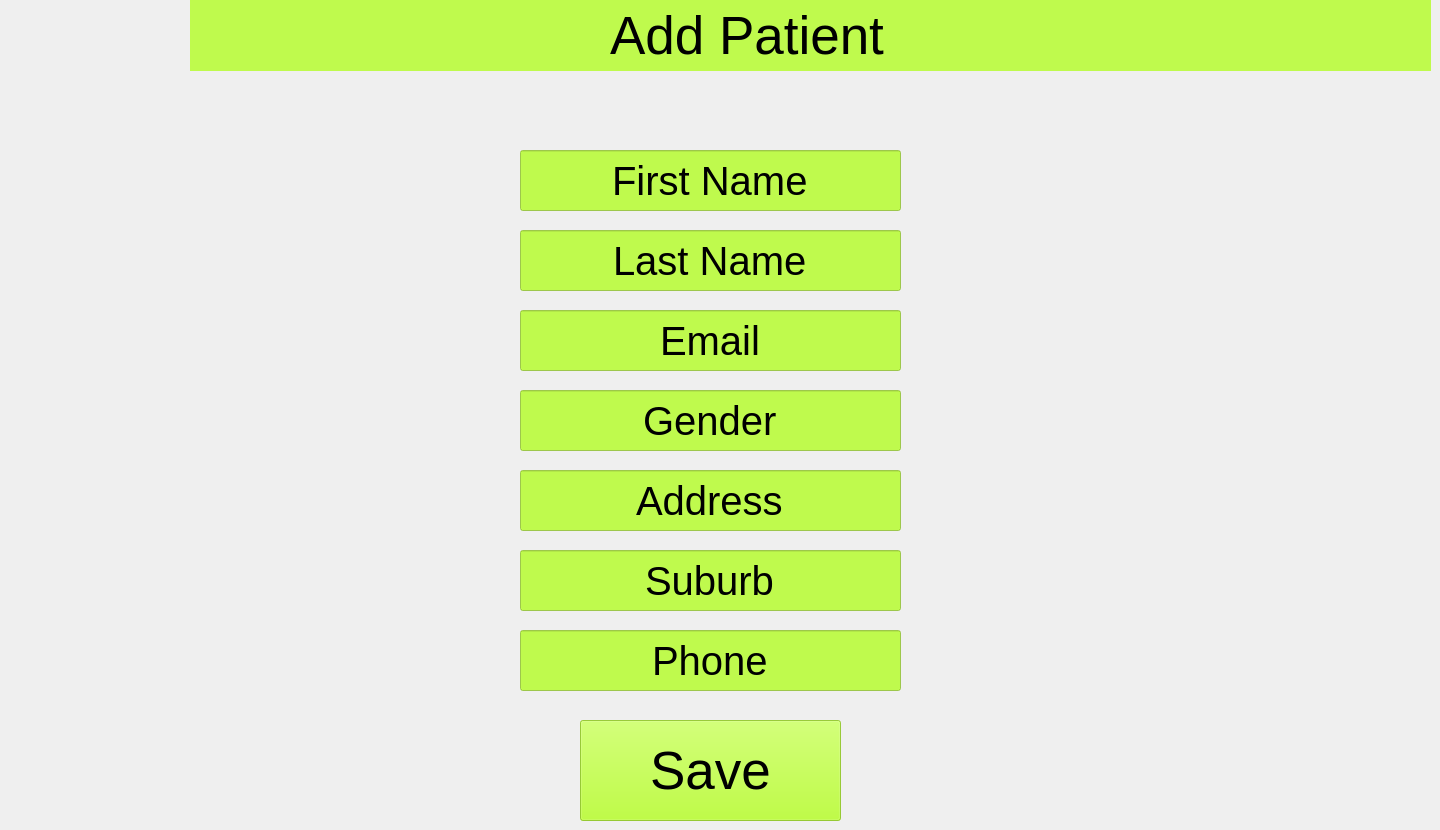
      <widget class="QWidget" name="page_70">
       <widget class="QLabel" name="label_186">
        <property name="geometry">
         <rect>
          <x>190</x>
          <y>0</y>
          <width>1241</width>
          <height>71</height>
         </rect>
        </property>
        <property name="styleSheet">
         <string notr="true">background-color: rgba(172, 255, 10, 180);</string>
        </property>
        <property name="text">
         <string/>
        </property>
       </widget>
       <widget class="QLabel" name="label_187">
        <property name="geometry">
         <rect>
          <x>610</x>
          <y>-20</y>
          <width>461</width>
          <height>111</height>
         </rect>
        </property>
        <property name="font">
         <font>
          <pointsize>40</pointsize>
         </font>
        </property>
        <property name="text">
         <string>Add Patient</string>
        </property>
       </widget>
       <widget class="QLabel" name="label_188">
        <property name="geometry">
         <rect>
          <x>0</x>
          <y>0</y>
          <width>211</width>
          <height>171</height>
         </rect>
        </property>
        <property name="text">
         <string/>
        </property>
        <property name="pixmap">
         <pixmap>../../../../../RTR logo 2.png</pixmap>
        </property>
       </widget>
       <widget class="QLineEdit" name="lineEdit_103">
        <property name="geometry">
         <rect>
          <x>520</x>
          <y>150</y>
          <width>381</width>
          <height>61</height>
         </rect>
        </property>
        <property name="font">
         <font>
          <pointsize>30</pointsize>
         </font>
        </property>
        <property name="styleSheet">
         <string notr="true">background-color: rgba(172, 255, 10, 180);</string>
        </property>
        <property name="text">
         <string>First Name</string>
        </property>
        <property name="alignment">
         <set>Qt::AlignCenter</set>
        </property>
       </widget>
       <widget class="QLineEdit" name="lineEdit_104">
        <property name="geometry">
         <rect>
          <x>520</x>
          <y>230</y>
          <width>381</width>
          <height>61</height>
         </rect>
        </property>
        <property name="font">
         <font>
          <pointsize>30</pointsize>
         </font>
        </property>
        <property name="styleSheet">
         <string notr="true">background-color: rgba(172, 255, 10, 180);</string>
        </property>
        <property name="text">
         <string>Last Name</string>
        </property>
        <property name="alignment">
         <set>Qt::AlignCenter</set>
        </property>
       </widget>
       <widget class="QLineEdit" name="lineEdit_105">
        <property name="geometry">
         <rect>
          <x>520</x>
          <y>310</y>
          <width>381</width>
          <height>61</height>
         </rect>
        </property>
        <property name="font">
         <font>
          <pointsize>30</pointsize>
         </font>
        </property>
        <property name="styleSheet">
         <string notr="true">background-color: rgba(172, 255, 10, 180);</string>
        </property>
        <property name="text">
         <string>Email</string>
        </property>
        <property name="alignment">
         <set>Qt::AlignCenter</set>
        </property>
       </widget>
       <widget class="QLineEdit" name="lineEdit_106">
        <property name="geometry">
         <rect>
          <x>520</x>
          <y>390</y>
          <width>381</width>
          <height>61</height>
         </rect>
        </property>
        <property name="font">
         <font>
          <pointsize>30</pointsize>
         </font>
        </property>
        <property name="styleSheet">
         <string notr="true">background-color: rgba(172, 255, 10, 180);</string>
        </property>
        <property name="text">
         <string>Gender</string>
        </property>
        <property name="alignment">
         <set>Qt::AlignCenter</set>
        </property>
       </widget>
       <widget class="QLineEdit" name="lineEdit_107">
        <property name="geometry">
         <rect>
          <x>520</x>
          <y>470</y>
          <width>381</width>
          <height>61</height>
         </rect>
        </property>
        <property name="font">
         <font>
          <pointsize>30</pointsize>
         </font>
        </property>
        <property name="styleSheet">
         <string notr="true">background-color: rgba(172, 255, 10, 180);</string>
        </property>
        <property name="text">
         <string>Address</string>
        </property>
        <property name="alignment">
         <set>Qt::AlignCenter</set>
        </property>
       </widget>
       <widget class="QLineEdit" name="lineEdit_108">
        <property name="geometry">
         <rect>
          <x>520</x>
          <y>550</y>
          <width>381</width>
          <height>61</height>
         </rect>
        </property>
        <property name="font">
         <font>
          <pointsize>30</pointsize>
         </font>
        </property>
        <property name="styleSheet">
         <string notr="true">background-color: rgba(172, 255, 10, 180);</string>
        </property>
        <property name="text">
         <string>Suburb</string>
        </property>
        <property name="alignment">
         <set>Qt::AlignCenter</set>
        </property>
       </widget>
       <widget class="QLineEdit" name="lineEdit_109">
        <property name="geometry">
         <rect>
          <x>520</x>
          <y>630</y>
          <width>381</width>
          <height>61</height>
         </rect>
        </property>
        <property name="font">
         <font>
          <pointsize>30</pointsize>
         </font>
        </property>
        <property name="styleSheet">
         <string notr="true">background-color: rgba(172, 255, 10, 180);</string>
        </property>
        <property name="text">
         <string>Phone</string>
        </property>
        <property name="alignment">
         <set>Qt::AlignCenter</set>
        </property>
       </widget>
       <widget class="QPushButton" name="pushButton_91">
        <property name="geometry">
         <rect>
          <x>580</x>
          <y>720</y>
          <width>261</width>
          <height>101</height>
         </rect>
        </property>
        <property name="font">
         <font>
          <pointsize>40</pointsize>
         </font>
        </property>
        <property name="styleSheet">
         <string notr="true">background-color: rgba(172, 255, 10, 180);</string>
        </property>
        <property name="text">
         <string>Save</string>
        </property>
       </widget>
      </widget>
